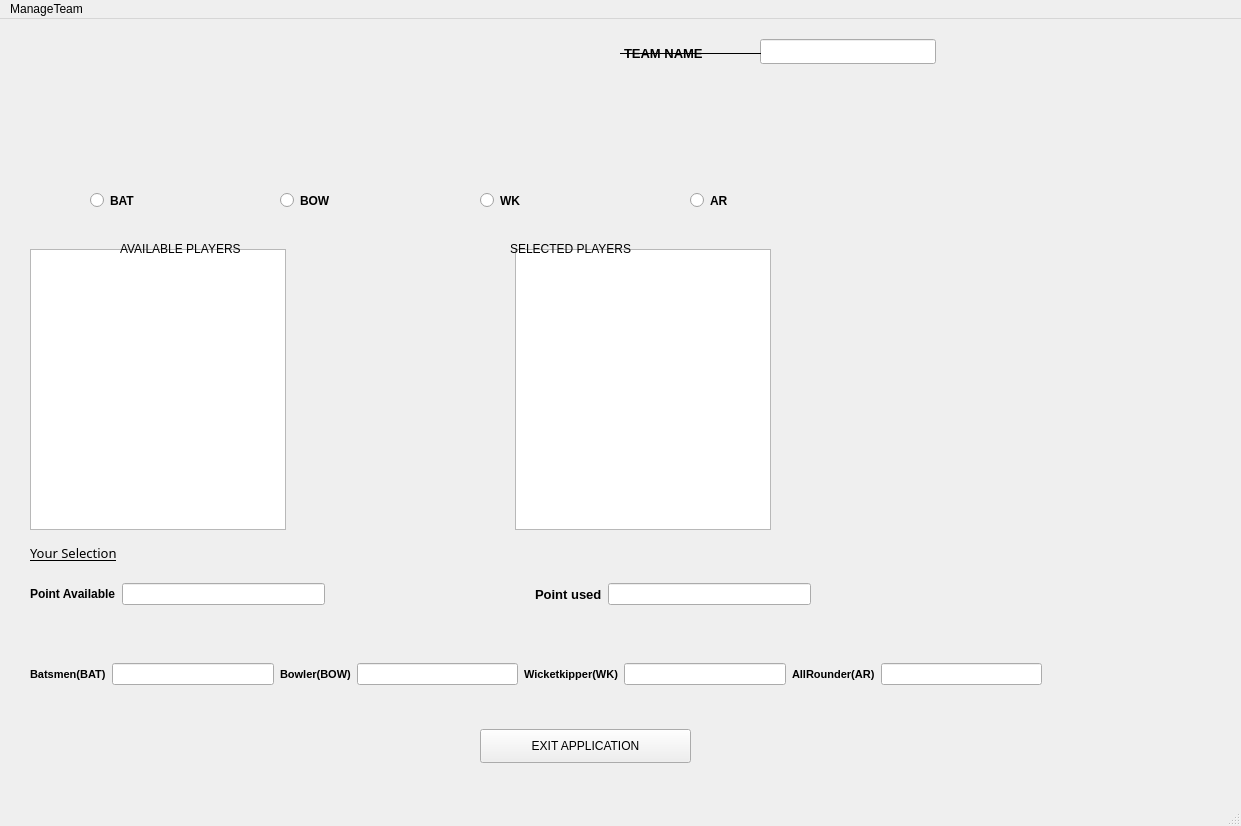
<?xml version="1.0" encoding="UTF-8"?>
<ui version="4.0">
 <class>MainWindow</class>
 <widget class="QMainWindow" name="MainWindow">
  <property name="geometry">
   <rect>
    <x>0</x>
    <y>0</y>
    <width>1241</width>
    <height>826</height>
   </rect>
  </property>
  <property name="windowTitle">
   <string>MainWindow</string>
  </property>
  <widget class="QWidget" name="centralwidget">
   <widget class="QWidget" name="horizontalLayoutWidget_2">
    <property name="geometry">
     <rect>
      <x>30</x>
      <y>230</y>
      <width>741</width>
      <height>281</height>
     </rect>
    </property>
    <layout class="QHBoxLayout" name="horizontalLayout_2">
     <item>
      <widget class="QListWidget" name="list1"/>
     </item>
     <item>
      <spacer name="horizontalSpacer">
       <property name="orientation">
        <enum>Qt::Horizontal</enum>
       </property>
       <property name="sizeHint" stdset="0">
        <size>
         <width>40</width>
         <height>20</height>
        </size>
       </property>
      </spacer>
     </item>
     <item>
      <widget class="QListWidget" name="list2"/>
     </item>
    </layout>
   </widget>
   <widget class="QWidget" name="verticalLayoutWidget">
    <property name="geometry">
     <rect>
      <x>30</x>
      <y>620</y>
      <width>1012</width>
      <height>71</height>
     </rect>
    </property>
    <layout class="QVBoxLayout" name="verticalLayout">
     <item>
      <layout class="QHBoxLayout" name="horizontalLayout">
       <item>
        <widget class="QLabel" name="label1">
         <property name="font">
          <font>
           <pointsize>8</pointsize>
           <weight>75</weight>
           <bold>true</bold>
          </font>
         </property>
         <property name="text">
          <string>Batsmen(BAT)</string>
         </property>
        </widget>
       </item>
       <item>
        <widget class="QLineEdit" name="t1"/>
       </item>
       <item>
        <widget class="QLabel" name="label2">
         <property name="font">
          <font>
           <pointsize>8</pointsize>
           <weight>75</weight>
           <bold>true</bold>
          </font>
         </property>
         <property name="text">
          <string>Bowler(BOW)</string>
         </property>
        </widget>
       </item>
       <item>
        <widget class="QLineEdit" name="t2"/>
       </item>
       <item>
        <widget class="QLabel" name="label3">
         <property name="font">
          <font>
           <pointsize>8</pointsize>
           <weight>75</weight>
           <bold>true</bold>
          </font>
         </property>
         <property name="text">
          <string>Wicketkipper(WK)</string>
         </property>
        </widget>
       </item>
       <item>
        <widget class="QLineEdit" name="t3"/>
       </item>
       <item>
        <widget class="QLabel" name="label4">
         <property name="font">
          <font>
           <pointsize>8</pointsize>
           <weight>75</weight>
           <bold>true</bold>
          </font>
         </property>
         <property name="text">
          <string>AllRounder(AR)</string>
         </property>
        </widget>
       </item>
       <item>
        <widget class="QLineEdit" name="t4"/>
       </item>
      </layout>
     </item>
    </layout>
   </widget>
   <widget class="QWidget" name="horizontalLayoutWidget_4">
    <property name="geometry">
     <rect>
      <x>530</x>
      <y>60</y>
      <width>721</width>
      <height>71</height>
     </rect>
    </property>
    <layout class="QHBoxLayout" name="horizontalLayout_4"/>
   </widget>
   <widget class="QPushButton" name="pushButton">
    <property name="geometry">
     <rect>
      <x>480</x>
      <y>710</y>
      <width>211</width>
      <height>34</height>
     </rect>
    </property>
    <property name="text">
     <string>EXIT APPLICATION</string>
    </property>
   </widget>
   <widget class="QWidget" name="layoutWidget">
    <property name="geometry">
     <rect>
      <x>30</x>
      <y>540</y>
      <width>781</width>
      <height>70</height>
     </rect>
    </property>
    <layout class="QHBoxLayout" name="horizontalLayout_3">
     <item>
      <widget class="QLabel" name="label5">
       <property name="font">
        <font>
         <pointsize>9</pointsize>
         <weight>75</weight>
         <bold>true</bold>
        </font>
       </property>
       <property name="text">
        <string>Point Available</string>
       </property>
      </widget>
     </item>
     <item>
      <widget class="QLineEdit" name="t5"/>
     </item>
     <item>
      <spacer name="horizontalSpacer_2">
       <property name="orientation">
        <enum>Qt::Horizontal</enum>
       </property>
       <property name="sizeHint" stdset="0">
        <size>
         <width>40</width>
         <height>20</height>
        </size>
       </property>
      </spacer>
     </item>
     <item>
      <widget class="QLabel" name="label6">
       <property name="font">
        <font>
         <pointsize>10</pointsize>
         <weight>75</weight>
         <bold>true</bold>
        </font>
       </property>
       <property name="text">
        <string>Point used</string>
       </property>
      </widget>
     </item>
     <item>
      <widget class="QLineEdit" name="t6"/>
     </item>
    </layout>
   </widget>
   <widget class="QLineEdit" name="lineEdit">
    <property name="geometry">
     <rect>
      <x>760</x>
      <y>20</y>
      <width>176</width>
      <height>25</height>
     </rect>
    </property>
   </widget>
   <widget class="QLabel" name="label_2">
    <property name="geometry">
     <rect>
      <x>620</x>
      <y>0</y>
      <width>141</width>
      <height>69</height>
     </rect>
    </property>
    <property name="font">
     <font>
      <pointsize>10</pointsize>
      <weight>75</weight>
      <bold>true</bold>
     </font>
    </property>
    <property name="frameShape">
     <enum>QFrame::HLine</enum>
    </property>
    <property name="text">
     <string>TEAM NAME</string>
    </property>
   </widget>
   <widget class="QLabel" name="label">
    <property name="geometry">
     <rect>
      <x>30</x>
      <y>500</y>
      <width>155</width>
      <height>68</height>
     </rect>
    </property>
    <property name="font">
     <font>
      <family>Algerian</family>
      <pointsize>10</pointsize>
      <weight>50</weight>
      <bold>false</bold>
      <underline>true</underline>
     </font>
    </property>
    <property name="text">
     <string>Your Selection</string>
    </property>
   </widget>
   <widget class="QLabel" name="label_3">
    <property name="geometry">
     <rect>
      <x>10</x>
      <y>0</y>
      <width>481</width>
      <height>131</height>
     </rect>
    </property>
    <property name="text">
     <string/>
    </property>
    <property name="pixmap">
     <pixmap>../../Users/Nilesh/Desktop/FAN.jpg</pixmap>
    </property>
    <property name="scaledContents">
     <bool>true</bool>
    </property>
   </widget>
   <widget class="QLabel" name="label_4">
    <property name="geometry">
     <rect>
      <x>30</x>
      <y>150</y>
      <width>61</width>
      <height>69</height>
     </rect>
    </property>
    <property name="text">
     <string/>
    </property>
    <property name="pixmap">
     <pixmap>../../Users/Nilesh/Desktop/BATSM.jpg</pixmap>
    </property>
    <property name="scaledContents">
     <bool>true</bool>
    </property>
   </widget>
   <widget class="QRadioButton" name="rbtn1">
    <property name="geometry">
     <rect>
      <x>90</x>
      <y>170</y>
      <width>81</width>
      <height>23</height>
     </rect>
    </property>
    <property name="font">
     <font>
      <weight>75</weight>
      <bold>true</bold>
     </font>
    </property>
    <property name="text">
     <string>BAT</string>
    </property>
   </widget>
   <widget class="QLabel" name="label_5">
    <property name="geometry">
     <rect>
      <x>210</x>
      <y>150</y>
      <width>71</width>
      <height>61</height>
     </rect>
    </property>
    <property name="text">
     <string/>
    </property>
    <property name="pixmap">
     <pixmap>../../Users/Nilesh/Desktop/BBOW.jpg</pixmap>
    </property>
    <property name="scaledContents">
     <bool>true</bool>
    </property>
   </widget>
   <widget class="QRadioButton" name="rbtn2">
    <property name="geometry">
     <rect>
      <x>280</x>
      <y>170</y>
      <width>91</width>
      <height>23</height>
     </rect>
    </property>
    <property name="font">
     <font>
      <weight>75</weight>
      <bold>true</bold>
     </font>
    </property>
    <property name="text">
     <string>BOW</string>
    </property>
   </widget>
   <widget class="QLabel" name="label_6">
    <property name="geometry">
     <rect>
      <x>610</x>
      <y>150</y>
      <width>71</width>
      <height>61</height>
     </rect>
    </property>
    <property name="text">
     <string/>
    </property>
    <property name="pixmap">
     <pixmap>../../Users/Nilesh/Desktop/downloadA.jpg</pixmap>
    </property>
    <property name="scaledContents">
     <bool>true</bool>
    </property>
   </widget>
   <widget class="QRadioButton" name="rbtn4">
    <property name="geometry">
     <rect>
      <x>480</x>
      <y>170</y>
      <width>71</width>
      <height>23</height>
     </rect>
    </property>
    <property name="font">
     <font>
      <weight>75</weight>
      <bold>true</bold>
     </font>
    </property>
    <property name="text">
     <string>WK</string>
    </property>
   </widget>
   <widget class="QLabel" name="label_7">
    <property name="geometry">
     <rect>
      <x>390</x>
      <y>150</y>
      <width>71</width>
      <height>61</height>
     </rect>
    </property>
    <property name="text">
     <string/>
    </property>
    <property name="pixmap">
     <pixmap>../../Users/Nilesh/Desktop/WKT.jpg</pixmap>
    </property>
    <property name="scaledContents">
     <bool>true</bool>
    </property>
   </widget>
   <widget class="QRadioButton" name="rbtn3">
    <property name="geometry">
     <rect>
      <x>690</x>
      <y>170</y>
      <width>71</width>
      <height>23</height>
     </rect>
    </property>
    <property name="font">
     <font>
      <weight>75</weight>
      <bold>true</bold>
     </font>
    </property>
    <property name="text">
     <string>AR</string>
    </property>
   </widget>
   <widget class="QLabel" name="label_8">
    <property name="geometry">
     <rect>
      <x>120</x>
      <y>220</y>
      <width>171</width>
      <height>19</height>
     </rect>
    </property>
    <property name="text">
     <string>AVAILABLE PLAYERS</string>
    </property>
   </widget>
   <widget class="QLabel" name="label_9">
    <property name="geometry">
     <rect>
      <x>510</x>
      <y>220</y>
      <width>171</width>
      <height>19</height>
     </rect>
    </property>
    <property name="text">
     <string>SELECTED PLAYERS</string>
    </property>
   </widget>
  </widget>
  <widget class="QMenuBar" name="menubar">
   <property name="geometry">
    <rect>
     <x>0</x>
     <y>0</y>
     <width>1241</width>
     <height>31</height>
    </rect>
   </property>
   <widget class="QMenu" name="menuManageTeam">
    <property name="title">
     <string>ManageTeam</string>
    </property>
    <addaction name="separator"/>
    <addaction name="actionNEW_Team"/>
    <addaction name="actionOPEN_Team"/>
    <addaction name="actionSAVE_Team"/>
    <addaction name="actionEVALUATE_Team"/>
   </widget>
   <addaction name="menuManageTeam"/>
  </widget>
  <widget class="QStatusBar" name="statusbar"/>
  <action name="actionNEW_Team">
   <property name="text">
    <string>NEW Team</string>
   </property>
  </action>
  <action name="actionOPEN_Team">
   <property name="text">
    <string>OPEN Team</string>
   </property>
  </action>
  <action name="actionSAVE_Team">
   <property name="text">
    <string>SAVE Team</string>
   </property>
  </action>
  <action name="actionEVALUATE_Team">
   <property name="text">
    <string>EVALUATE Team</string>
   </property>
  </action>
 </widget>
 <resources/>
 <connections/>
</ui>
